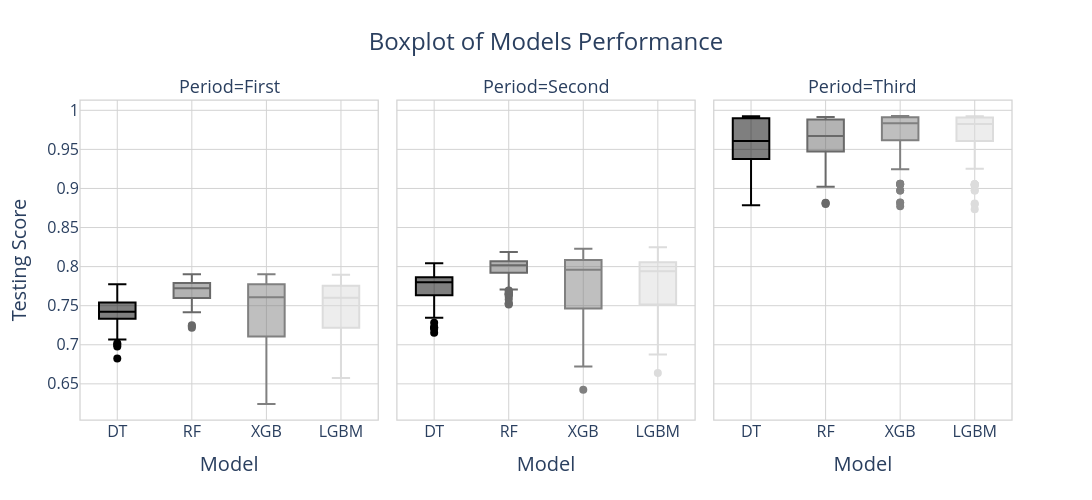

Notebook source saved alongside this figure:
### Markdown cell above
# Boxplot of Models Performance

### Code cell
fig = px.box(df_exp.replace({"(0-100]": "First", 
                                 "(100-200]": "Second",
                                 "(200-300]": "Third"}),
       title = "Boxplot of Models Performance",
       x = "model",
       y = "score_test",
       facet_col = "Period",
       color = "model",
       category_orders = {"model": ["DT", "RF", "XGB", "LGBM"]},
       height = 500,
       width = 1200,
       color_discrete_map={
                     "DT": "black",
                     "RF": "dimgray",     # Darker gray
                     "XGB": "gray",       # Medium gray
                     "LGBM": "gainsboro"  # Light gray
                 },)

# Increase marker size by 5%
fig.update_traces(marker=dict(size=8))  # Adjust the size as needed (default is 10)

# Hide legend
fig.update_layout(showlegend=False)
fig.update_annotations(font=dict(size=18))

# Ensure all x-axis titles, ticks, and grids are the same for all subplots
for i in range(1, len(fig.layout.annotations) + 1):
    fig.update_xaxes(title_text="Model", title_font=dict(size=20), tickfont=dict(size=16),
                     showgrid=True, gridcolor="lightgray", row=1, col=i)
    fig.update_yaxes(tickfont=dict(size=16),
                     showgrid=True, gridcolor="lightgray", row=1, col=i)

# Update the layout as before
fig.update_layout(
    title={'font': {'size': 24}, 'x': 0.5},
    yaxis_title={'text': 'Testing Score', 'font': {'size': 20}},
    legend=dict(
        title='Model',
        font=dict(size=16),
        title_font=dict(size=18)
    ),
    plot_bgcolor='white',
    paper_bgcolor='white'
)

# Add borders around each subplot
for i, annotation in enumerate(fig.layout.annotations):
    x_start, x_end = fig.layout[f"xaxis{i+1}"].domain
    y_start, y_end = fig.layout[f"yaxis{i+1}"].domain
    
    # Add a border to each subplot
    fig.add_shape(type="rect",
                  xref="paper", yref="paper",
                  x0=x_start, y0=y_start, x1=x_end, y1=y_end,
                  line=dict(color="lightgray", width=1.25),  # Border color and width
                  fillcolor="rgba(0,0,0,0)")  # No fill, transparent



fig.show()

### Figure 1 — Plotly figure (JSON) as saved in the notebook; plotly's stock layout.template omitted (floating-point values rounded to 4 significant figures; data arrays with more than 128 entries replaced by an {"elided": "..."} marker saying what was removed)
{"data": [{"alignmentgroup": "True", "hovertemplate": "model=%{x}<br>Period=First<br>score_test=%{y}<extra></extra>", "legendgroup": "DT", "marker": {"color": "black", "size": 8}, "name": "DT", "notched": false, "offsetgroup": "DT", "orientation": "v", "showlegend": true, "type": "box", "x": {"elided": "144 str values"}, "x0": " ", "xaxis": "x", "y": {"elided": "144 float values"}, "y0": " ", "yaxis": "y"}, {"alignmentgroup": "True", "hovertemplate": "model=%{x}<br>Period=Second<br>score_test=%{y}<extra></extra>", "legendgroup": "DT", "marker": {"color": "black", "size": 8}, "name": "DT", "notched": false, "offsetgroup": "DT", "orientation": "v", "showlegend": false, "type": "box", "x": {"elided": "144 str values"}, "x0": " ", "xaxis": "x2", "y": {"elided": "144 float values"}, "y0": " ", "yaxis": "y2"}, {"alignmentgroup": "True", "hovertemplate": "model=%{x}<br>Period=Third<br>score_test=%{y}<extra></extra>", "legendgroup": "DT", "marker": {"color": "black", "size": 8}, "name": "DT", "notched": false, "offsetgroup": "DT", "orientation": "v", "showlegend": false, "type": "box", "x": {"elided": "144 str values"}, "x0": " ", "xaxis": "x3", "y": {"elided": "144 float values"}, "y0": " ", "yaxis": "y3"}, {"alignmentgroup": "True", "hovertemplate": "model=%{x}<br>Period=First<br>score_test=%{y}<extra></extra>", "legendgroup": "RF", "marker": {"color": "dimgray", "size": 8}, "name": "RF", "notched": false, "offsetgroup": "RF", "orientation": "v", "showlegend": true, "type": "box", "x": {"elided": "144 str values"}, "x0": " ", "xaxis": "x", "y": {"elided": "144 float values"}, "y0": " ", "yaxis": "y"}, {"alignmentgroup": "True", "hovertemplate": "model=%{x}<br>Period=Second<br>score_test=%{y}<extra></extra>", "legendgroup": "RF", "marker": {"color": "dimgray", "size": 8}, "name": "RF", "notched": false, "offsetgroup": "RF", "orientation": "v", "showlegend": false, "type": "box", "x": {"elided": "144 str values"}, "x0": " ", "xaxis": "x2", "y": {"elided": "144 float values"}, "y0": " ", "yaxis": "y2"}, {"alignmentgroup": "True", "hovertemplate": "model=%{x}<br>Period=Third<br>score_test=%{y}<extra></extra>", "legendgroup": "RF", "marker": {"color": "dimgray", "size": 8}, "name": "RF", "notched": false, "offsetgroup": "RF", "orientation": "v", "showlegend": false, "type": "box", "x": {"elided": "144 str values"}, "x0": " ", "xaxis": "x3", "y": {"elided": "144 float values"}, "y0": " ", "yaxis": "y3"}, {"alignmentgroup": "True", "hovertemplate": "model=%{x}<br>Period=First<br>score_test=%{y}<extra></extra>", "legendgroup": "XGB", "marker": {"color": "gray", "size": 8}, "name": "XGB", "notched": false, "offsetgroup": "XGB", "orientation": "v", "showlegend": true, "type": "box", "x": {"elided": "144 str values"}, "x0": " ", "xaxis": "x", "y": {"elided": "144 float values"}, "y0": " ", "yaxis": "y"}, {"alignmentgroup": "True", "hovertemplate": "model=%{x}<br>Period=Second<br>score_test=%{y}<extra></extra>", "legendgroup": "XGB", "marker": {"color": "gray", "size": 8}, "name": "XGB", "notched": false, "offsetgroup": "XGB", "orientation": "v", "showlegend": false, "type": "box", "x": {"elided": "144 str values"}, "x0": " ", "xaxis": "x2", "y": {"elided": "144 float values"}, "y0": " ", "yaxis": "y2"}, {"alignmentgroup": "True", "hovertemplate": "model=%{x}<br>Period=Third<br>score_test=%{y}<extra></extra>", "legendgroup": "XGB", "marker": {"color": "gray", "size": 8}, "name": "XGB", "notched": false, "offsetgroup": "XGB", "orientation": "v", "showlegend": false, "type": "box", "x": {"elided": "144 str values"}, "x0": " ", "xaxis": "x3", "y": {"elided": "144 float values"}, "y0": " ", "yaxis": "y3"}, {"alignmentgroup": "True", "hovertemplate": "model=%{x}<br>Period=First<br>score_test=%{y}<extra></extra>", "legendgroup": "LGBM", "marker": {"color": "gainsboro", "size": 8}, "name": "LGBM", "notched": false, "offsetgroup": "LGBM", "orientation": "v", "showlegend": true, "type": "box", "x": {"elided": "144 str values"}, "x0": " ", "xaxis": "x", "y": {"elided": "144 float values"}, "y0": " ", "yaxis": "y"}, {"alignmentgroup": "True", "hovertemplate": "model=%{x}<br>Period=Second<br>score_test=%{y}<extra></extra>", "legendgroup": "LGBM", "marker": {"color": "gainsboro", "size": 8}, "name": "LGBM", "notched": false, "offsetgroup": "LGBM", "orientation": "v", "showlegend": false, "type": "box", "x": {"elided": "144 str values"}, "x0": " ", "xaxis": "x2", "y": {"elided": "144 float values"}, "y0": " ", "yaxis": "y2"}, {"alignmentgroup": "True", "hovertemplate": "model=%{x}<br>Period=Third<br>score_test=%{y}<extra></extra>", "legendgroup": "LGBM", "marker": {"color": "gainsboro", "size": 8}, "name": "LGBM", "notched": false, "offsetgroup": "LGBM", "orientation": "v", "showlegend": false, "type": "box", "x": {"elided": "144 str values"}, "x0": " ", "xaxis": "x3", "y": {"elided": "144 float values"}, "y0": " ", "yaxis": "y3"}], "layout": {"annotations": [{"font": {"size": 18}, "showarrow": false, "text": "Period=First", "x": 0.16, "xanchor": "center", "xref": "paper", "y": 1, "yanchor": "bottom", "yref": "paper"}, {"font": {"size": 18}, "showarrow": false, "text": "Period=Second", "x": 0.5, "xanchor": "center", "xref": "paper", "y": 1, "yanchor": "bottom", "yref": "paper"}, {"font": {"size": 18}, "showarrow": false, "text": "Period=Third", "x": 0.84, "xanchor": "center", "xref": "paper", "y": 1, "yanchor": "bottom", "yref": "paper"}], "boxmode": "overlay", "height": 500, "legend": {"font": {"size": 16}, "title": {"font": {"size": 18}, "text": "Model"}, "tracegroupgap": 0}, "paper_bgcolor": "white", "plot_bgcolor": "white", "shapes": [{"fillcolor": "rgba(0,0,0,0)", "line": {"color": "lightgray", "width": 1.25}, "type": "rect", "x0": 0, "x1": 0.32, "xref": "paper", "y0": 0, "y1": 1, "yref": "paper"}, {"fillcolor": "rgba(0,0,0,0)", "line": {"color": "lightgray", "width": 1.25}, "type": "rect", "x0": 0.34, "x1": 0.66, "xref": "paper", "y0": 0, "y1": 1, "yref": "paper"}, {"fillcolor": "rgba(0,0,0,0)", "line": {"color": "lightgray", "width": 1.25}, "type": "rect", "x0": 0.68, "x1": 1.0, "xref": "paper", "y0": 0, "y1": 1, "yref": "paper"}], "showlegend": false, "title": {"font": {"size": 24}, "text": "Boxplot of Models Performance", "x": 0.5}, "width": 1200, "xaxis": {"anchor": "y", "categoryarray": ["DT", "RF", "XGB", "LGBM"], "categoryorder": "array", "domain": [0, 0.32], "gridcolor": "lightgray", "showgrid": true, "tickfont": {"size": 16}, "title": {"font": {"size": 20}, "text": "Model"}}, "xaxis2": {"anchor": "y2", "categoryarray": ["DT", "RF", "XGB", "LGBM"], "categoryorder": "array", "domain": [0.34, 0.66], "gridcolor": "lightgray", "matches": "x", "showgrid": true, "tickfont": {"size": 16}, "title": {"font": {"size": 20}, "text": "Model"}}, "xaxis3": {"anchor": "y3", "categoryarray": ["DT", "RF", "XGB", "LGBM"], "categoryorder": "array", "domain": [0.68, 1.0], "gridcolor": "lightgray", "matches": "x", "showgrid": true, "tickfont": {"size": 16}, "title": {"font": {"size": 20}, "text": "Model"}}, "yaxis": {"anchor": "x", "domain": [0, 1], "gridcolor": "lightgray", "showgrid": true, "tickfont": {"size": 16}, "title": {"font": {"size": 20}, "text": "Testing Score"}}, "yaxis2": {"anchor": "x2", "domain": [0, 1], "gridcolor": "lightgray", "matches": "y", "showgrid": true, "showticklabels": false, "tickfont": {"size": 16}}, "yaxis3": {"anchor": "x3", "domain": [0, 1], "gridcolor": "lightgray", "matches": "y", "showgrid": true, "showticklabels": false, "tickfont": {"size": 16}}}}
